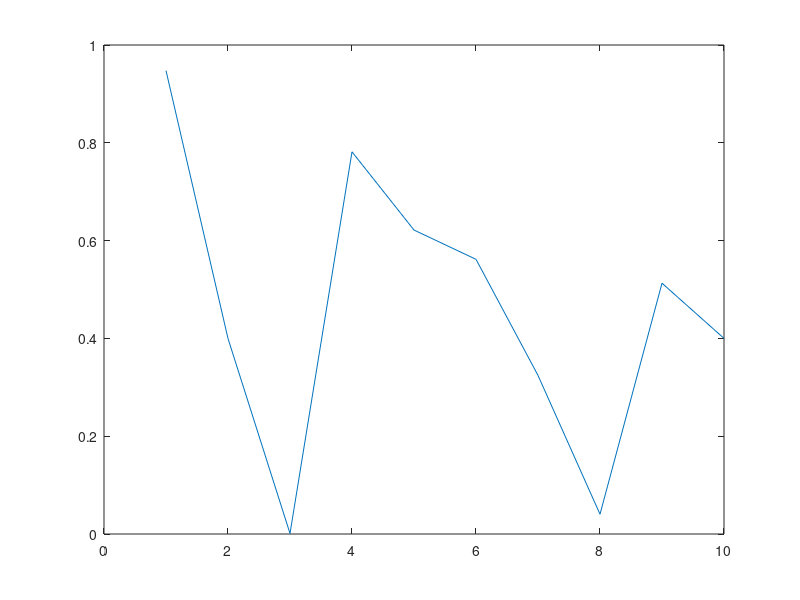

MATLAB code to generate this figure: (Note: this script raises an error after producing the figure.)
close all; clear all; clc;

% create the figure 
figHandle = figure; 

% make a plot
plot(rand( 1, 10));

% insert the an image 
insertBackground(figHandle, 'football.jpg');



